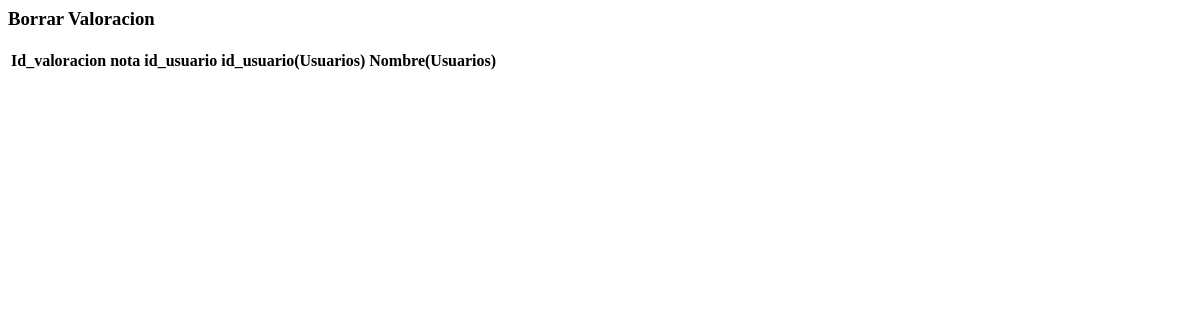
Before: /sql/Valoraciones/borra_bd.php with the older database file.
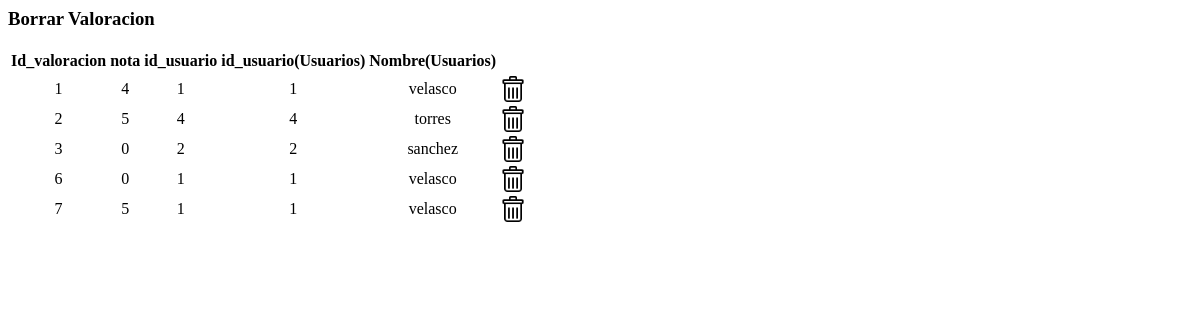
After: the same page with the newer database file.
### tables this page shows
CREATE TABLE `valoraciones` (
  `id_valoracion` int(10) NOT NULL AUTO_INCREMENT,
  `nota` int(10) NOT NULL,
  `id_usuario` int(10) NOT NULL,
  PRIMARY KEY (`id_valoracion`),
  KEY `id_usuario` (`id_usuario`),
  CONSTRAINT `valoraciones_ibfk_1` FOREIGN KEY (`id_usuario`) REFERENCES `usuarios` (`id_usuario`)
);

CREATE TABLE `usuarios` (
  `id_usuario` int(10) NOT NULL AUTO_INCREMENT,
  `nombre` varchar(20) NOT NULL,
  `contrasena` varchar(20) NOT NULL,
  `correo` varchar(20) NOT NULL,
  `tipo` enum('estandar','admin') NOT NULL,
  PRIMARY KEY (`id_usuario`)
);

### sql/Valoraciones/borra_bd.php (the view, shortened to what this page needs)
<html>
<head>
</head>
<body>
<?php if (!isset($_GET["idd"])) : ?>
	<div id="info1" style="">
		    <?php
        $connection = new mysqli("localhost","root","","Cine");
        $result=$connection->query("SELECT * FROM valoraciones");
echo "<h3>Borrar Valoracion</h3>";
		?>
		<table class="centered bordered card-panel white"  style="text-align:center;">
            <tr class="card-panel teal lighten-2 white-text" style="font-weight:bold">
                <td>Id_valoracion</td>
                <td>nota</td>
                <td>id_usuario</td>
				<td>id_usuario(Usuarios)</td>
				<td>Nombre(Usuarios)</td>
            </tr>
        <?php
                echo "<tr>";
				while($obj=$result->fetch_object()){
                echo "<tr>";
                echo "<td>$obj->id_valoracion</td>";
                echo "<td>$obj->nota</td>";
                echo "<td>$obj->id_usuario</td>";
				$result3=$connection->query("SELECT nombre,id_usuario FROM usuarios where id_usuario=".$obj->id_usuario .";");
				while($obj2=$result3->fetch_object()){
				echo "<td>$obj2->id_usuario</td>";
				echo "<td>$obj2->nombre</td>";
				echo "<td><a href='borra_bd.php?idd=$obj->id_valoracion'><img width=26 src='/proyecto/img/borra.png'/></a></td>";
				}
            }
                echo "</tr>";
        ?>
        </table>
	</div>
								<?php endif ?>
</body>
</html>

Changed rows visible on the page:
added valoraciones: id_valoracion "1", nota "4", id_usuario "1"
added usuarios: id_usuario "1", nombre "velasco"
added valoraciones: id_valoracion "2", nota "5", id_usuario "4"
added usuarios: id_usuario "4", nombre "torres", shown under "2"
added valoraciones: id_valoracion "3", nota "0", id_usuario "2"
added usuarios: id_usuario "2", nombre "sanchez", shown under "3"
added valoraciones: id_valoracion "6", nota "0", id_usuario "1"
added valoraciones: id_valoracion "7", nota "5", id_usuario "1"
